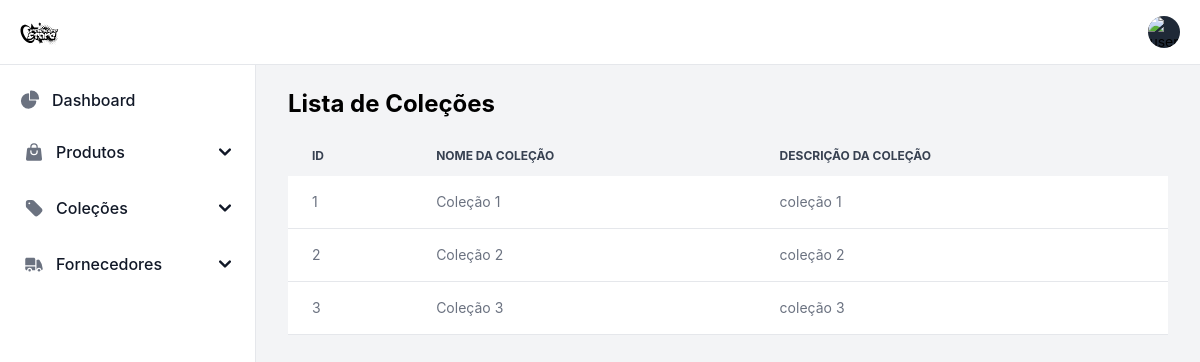
/app/admin/pages/CRUD/listar_colecoes.php (signed in), run on the app's committed database.
### tables this page shows
CREATE TABLE IF NOT EXISTS `colecoes` (
  `idColecao` int(11) NOT NULL AUTO_INCREMENT,
  `nomeColecao` varchar(255) NOT NULL,
  `descricaoColecao` text NOT NULL,
  PRIMARY KEY (`idColecao`)
);

### app/admin/pages/CRUD/listar_colecoes.php (the view, shortened to what this page needs)
<?php
include("../../../../backend/conexao.php");
$result = $conexao->query("SELECT idColecao, nomeColecao, descricaoColecao FROM colecoes");
?>
<!DOCTYPE html>
<html lang="pt-br">
<head>
    <link href="https://cdn.jsdelivr.net/npm/flowbite@2.5.2/dist/flowbite.min.css" rel="stylesheet" />
</head>
<body class="bg-gray-100">
    <nav class="fixed top-0 z-50 w-full bg-white border-b border-gray-200 ">
        <div class="px-3 py-3 lg:px-5 lg:pl-3">
            <div class="flex items-center justify-between">
                <div class="flex items-center justify-start rtl:justify-end">
                    <a href="#" class="flex ms-2 md:me-24">
                        <img src="../../../public/assets/Logo.svg" class="h-10 me-3" alt="" />
                    </a>
                </div>
                <div class="flex items-center">
                    <div class="flex items-center ms-3">
                        <div>
                            <button type="button"
                                class="flex text-sm bg-gray-800 rounded-full focus:ring-4 focus:ring-gray-300 "
                                aria-expanded="false" data-dropdown-toggle="dropdown-user">
                                <img class="w-8 h-8 rounded-full"
                                    src="https://flowbite.com/docs/images/people/profile-picture-5.jpg"
                                    alt="user photo">
                            </button>
                        </div>
                    </div>
                </div>
            </div>
        </div>
    </nav>
    <aside id="logo-sidebar"
        class="fixed top-0 left-0 z-40 w-64 h-screen pt-20 transition-transform -translate-x-full bg-white border-r border-gray-200 sm:translate-x-0 "
        aria-label="Sidebar">
        <div class="h-full px-3 pb-4 overflow-y-auto bg-white">
            <ul class="space-y-2 font-medium">
                <li>
                    <a href="#" class="flex items-center p-2 text-gray-900 rounded-lg hover:bg-gray-100 group">
                        <span class="ms-3">Dashboard</span>
                    </a>
                </li>
                <li>
                    <button type="button"
                        class="flex items-center w-full p-3 text-base text-gray-900 transition duration-75 rounded-lg group hover:bg-gray-100 "
                        aria-controls="dropdown-produtos" data-collapse-toggle="dropdown-produtos" aria-expanded="false"
                        onclick="toggleDropdown('dropdown-produtos', 'arrow-produtos')">
                        <span class="flex-1 text-left ms-3 whitespace-nowrap">Produtos</span>
                        <svg id="arrow-produtos" class="w-3 h-3 transition-transform duration-300 transform"
                            aria-hidden="true" xmlns="http://www.w3.org/2000/svg" fill="none" viewBox="0 0 10 6">
                            <path stroke="currentColor" stroke-linecap="round" stroke-linejoin="round" stroke-width="2"
                                d="m1 1 4 4 4-4"></path>
                        </svg>
                    </button>
                </li>
                <li>
                    <button type="button"
                        class="flex items-center w-full p-3 text-base text-gray-900 transition duration-75 rounded-lg group hover:bg-gray-100 "
                        aria-controls="dropdown-colecoes" data-collapse-toggle="dropdown-colecoes" aria-expanded="false"
                        onclick="toggleDropdownIcon('dropdown-colecoes-icon')">
                        <span class="flex-1 text-left ms-3 whitespace-nowrap">Coleções</span>
                        <svg id="dropdown-colecoes-icon" class="w-3 h-3 transition-transform duration-300 transform"
                            aria-hidden="true" xmlns="http://www.w3.org/2000/svg" fill="none" viewBox="0 0 10 6">
                            <path stroke="currentColor" stroke-linecap="round" stroke-linejoin="round" stroke-width="2"
                                d="m1 1 4 4 4-4"></path>
                        </svg>
                    </button>
                </li>
                <li>
                    <button type="button"
                        class="flex items-center w-full p-3 text-base text-gray-900 transition duration-75 rounded-lg group hover:bg-gray-100 "
                        aria-controls="dropdown-fornecedores" data-collapse-toggle="dropdown-fornecedores"
                        aria-expanded="false" onclick="toggleDropdownIcon('dropdown-fornecedores-icon')">
                        <span class="flex-1 text-left ms-3 whitespace-nowrap">Fornecedores</span>
                        <svg id="dropdown-fornecedores-icon" class="w-3 h-3 transition-transform duration-300 transform"
                            aria-hidden="true" xmlns="http://www.w3.org/2000/svg" fill="none" viewBox="0 0 10 6">
                            <path stroke="currentColor" stroke-linecap="round" stroke-linejoin="round" stroke-width="2"
                                d="m1 1 4 4 4-4"></path>
                        </svg>
                    </button>
                </li>
            </ul>
        </div>
    </aside>
    <div class="p-4 sm:ml-64">
        <div class="p-4 mt-14">
            <h1 class="mb-4 text-2xl font-bold">Lista de Coleções</h1>
            <table class="w-full text-sm text-left text-gray-500">
                <thead class="text-xs text-gray-700 uppercase bg-gray-100">
                    <tr>
                        <th scope="col" class="px-6 py-3">ID</th>
                        <th scope="col" class="px-6 py-3">Nome da Coleção</th>
                        <th scope="col" class="px-6 py-3">Descrição da Coleção</th>
                    </tr>
                </thead>
                <tbody>
                    <?php while ($colecao = $result->fetch_assoc()): ?>
                        <tr class="bg-white border-b hover:bg-gray-100">
                            <td class="px-6 py-4"><?php echo $colecao['idColecao']; ?></td>
                            <td class="px-6 py-4"><?php echo htmlspecialchars($colecao['nomeColecao']); ?></td>
                            <td class="px-6 py-4"><?php echo htmlspecialchars($colecao['descricaoColecao']); ?></td>
                        </tr>
                    <?php endwhile; ?>
                </tbody>
            </table>
        </div>
    </div>
</body>
</html>

### data on the page
colecoes: idColecao "1", nomeColecao "Coleção 1", descricaoColecao "coleção 1"
colecoes: idColecao "2", nomeColecao "Coleção 2", descricaoColecao "coleção 2"
colecoes: idColecao "3", nomeColecao "Coleção 3", descricaoColecao "coleção 3"
